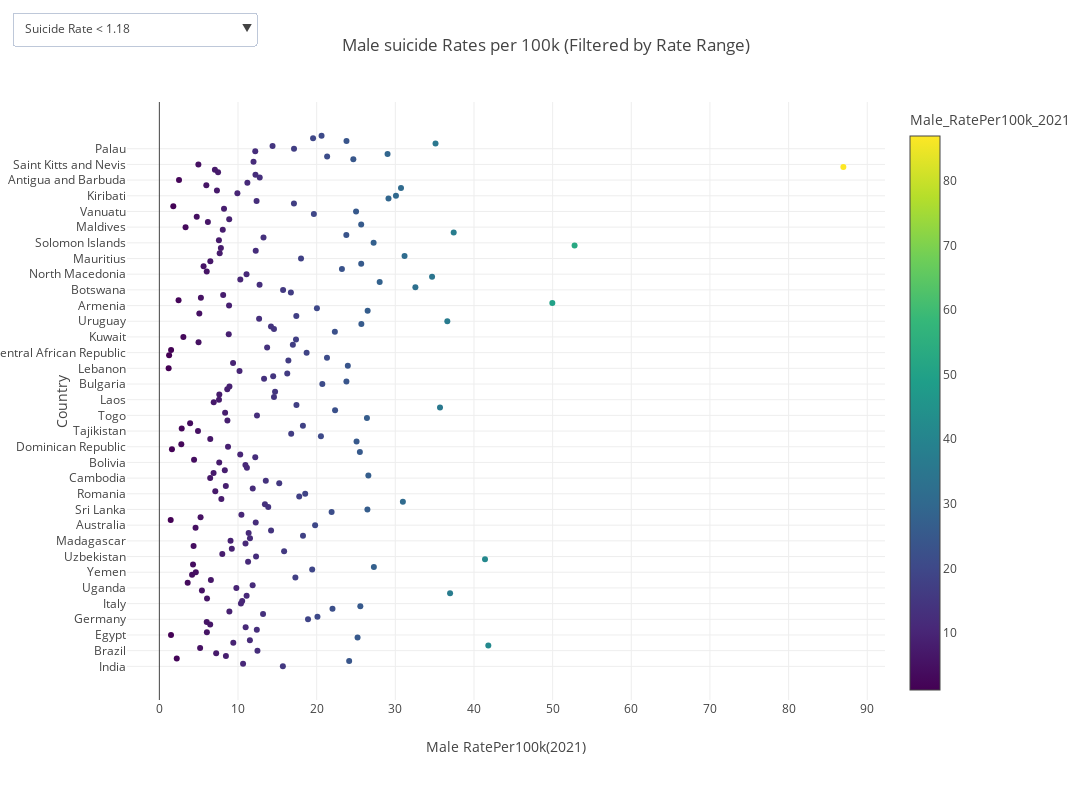

Here is the notebook cell this chart was saved with:
### Code cell
df['Male_RatePer100k_2021'] = pd.to_numeric(df['Male_RatePer100k_2021'], errors='coerce')

'''This Function to creates a scatter plot'''
def create_scatter_plot(df, x_col, y_col, color_col, color_scale="Viridis"):
    fig = px.scatter(df, 
                     x=x_col, 
                     y=y_col, 
                     hover_name=y_col,  
                     color=color_col, 
                     color_continuous_scale=color_scale)
    return fig

'''This Function updates the layout of the figure'''
def update_layout(fig, title, xaxis_title, yaxis_title, width=1200, height=800):
    fig.update_layout(
        width=width,  
        height=height,
        margin=dict(l=100, r=50, t=50, b=100), 
        title=title,  
        xaxis_title=xaxis_title,  
        yaxis_title=yaxis_title, 
        showlegend=False, 
        hoverlabel=dict(font_size=14),
    )
    return fig

'''Function to create the dropdown for filtering based on suicide rate'''
def create_rate_range_dropdown(min_rate, max_rate):
    return [
        dict(
            label=f"Suicide Rate < {min_rate}",
            method="relayout",
            args=["xaxis.range", [df['Male_RatePer100k_2021'].min(), min_rate]]
        ),
        dict(
            label=f"Suicide Rate between {min_rate} and {max_rate}",
            method="relayout",
            args=["xaxis.range", [min_rate, max_rate]]
        ),
        dict(
            label=f"Suicide Rate > {max_rate}",
            method="relayout",
            args=["xaxis.range", [max_rate, df['Male_RatePer100k_2021'].max()]]
        ),
    ]

'''Function to filter the dataframe based on suicide rate range'''
def filter_data_by_rate_range(df, min_rate, max_rate):
    return df[(df['Male_RatePer100k_2021'] >= min_rate) & (df['Male_RatePer100k_2021'] <= max_rate)]

'''Main function to display the interactive plot'''
def display_interactive_plot():
    '''Sidebar filter for suicide rate range'''
    min_rate, max_rate = st.sidebar.slider(
        "Select Suicide Rate Range (per 100k)",
        min_value=float(df['Male_RatePer100k_2021'].min()),
        max_value=float(df['Male_RatePer100k_2021'].max()),
        value=(float(df['Male_RatePer100k_2021'].min()), float(df['Male_RatePer100k_2021'].max()))
    )

    '''Filter the data based on selected rate range'''
    filtered_df = filter_data_by_rate_range(df, min_rate, max_rate)

    '''Create the scatter plot'''
    fig = create_scatter_plot(filtered_df, 'Male_RatePer100k_2021', 'country', 'Male_RatePer100k_2021')

    '''Create the dropdown buttons for rate range selection'''
    rate_range_buttons = create_rate_range_dropdown(min_rate, max_rate)

    '''Add dropdown buttons to the plot'''
    fig.update_layout(
        updatemenus=[
            dict(
                type="dropdown",
                direction="down",
                x=0.17,
                y=1.15,
                buttons=rate_range_buttons
            ),
        ]
    )

    ''' Update the layout of the figure'''
    fig = update_layout(fig, 
                        title=f'Male suicide Rates per 100k (Filtered by Rate Range)', 
                        xaxis_title='Male RatePer100k(2021)',
                        yaxis_title='Country')

    '''Show the plot'''
    fig.show()

'''Call the main function to display the plot'''
display_interactive_plot()

### Figure 1 — Plotly figure (JSON) as saved in the notebook; plotly's stock layout.template omitted (floating-point values rounded to 4 significant figures; data arrays with more than 128 entries replaced by an {"elided": "..."} marker saying what was removed)
{"data": [{"hovertemplate": "<b>%{hovertext}</b><br><br>Male_RatePer100k_2021=%{marker.color}<br>country=%{y}<extra></extra>", "hovertext": {"elided": "204 str values"}, "legendgroup": "", "marker": {"color": {"elided": "204 float values"}, "coloraxis": "coloraxis", "symbol": "circle"}, "mode": "markers", "name": "", "orientation": "h", "showlegend": false, "type": "scatter", "x": {"elided": "204 float values"}, "xaxis": "x", "y": {"elided": "204 str values"}, "yaxis": "y"}], "layout": {"coloraxis": {"colorbar": {"title": {"text": "Male_RatePer100k_2021"}}, "colorscale": [[0, "#440154"], [0.1111, "#482878"], [0.2222, "#3e4989"], [0.3333, "#31688e"], [0.4444, "#26828e"], [0.5556, "#1f9e89"], [0.6667, "#35b779"], [0.7778, "#6ece58"], [0.8889, "#b5de2b"], [1, "#fde725"]]}, "height": 800, "hoverlabel": {"font": {"size": 14}}, "legend": {"tracegroupgap": 0}, "margin": {"b": 100, "l": 100, "r": 50, "t": 50}, "showlegend": false, "title": {"text": "Male suicide Rates per 100k (Filtered by Rate Range)"}, "updatemenus": [{"buttons": [{"args": ["xaxis.range", [1.18, 1.18]], "label": "Suicide Rate < 1.18", "method": "relayout"}, {"args": ["xaxis.range", [1.18, 86.96]], "label": "Suicide Rate between 1.18 and 86.96", "method": "relayout"}, {"args": ["xaxis.range", [86.96, 86.96]], "label": "Suicide Rate > 86.96", "method": "relayout"}], "direction": "down", "type": "dropdown", "x": 0.17, "y": 1.15}], "width": 1200, "xaxis": {"anchor": "y", "domain": [0, 1], "title": {"text": "Male RatePer100k(2021)"}}, "yaxis": {"anchor": "x", "domain": [0, 1], "title": {"text": "Country"}}}}
